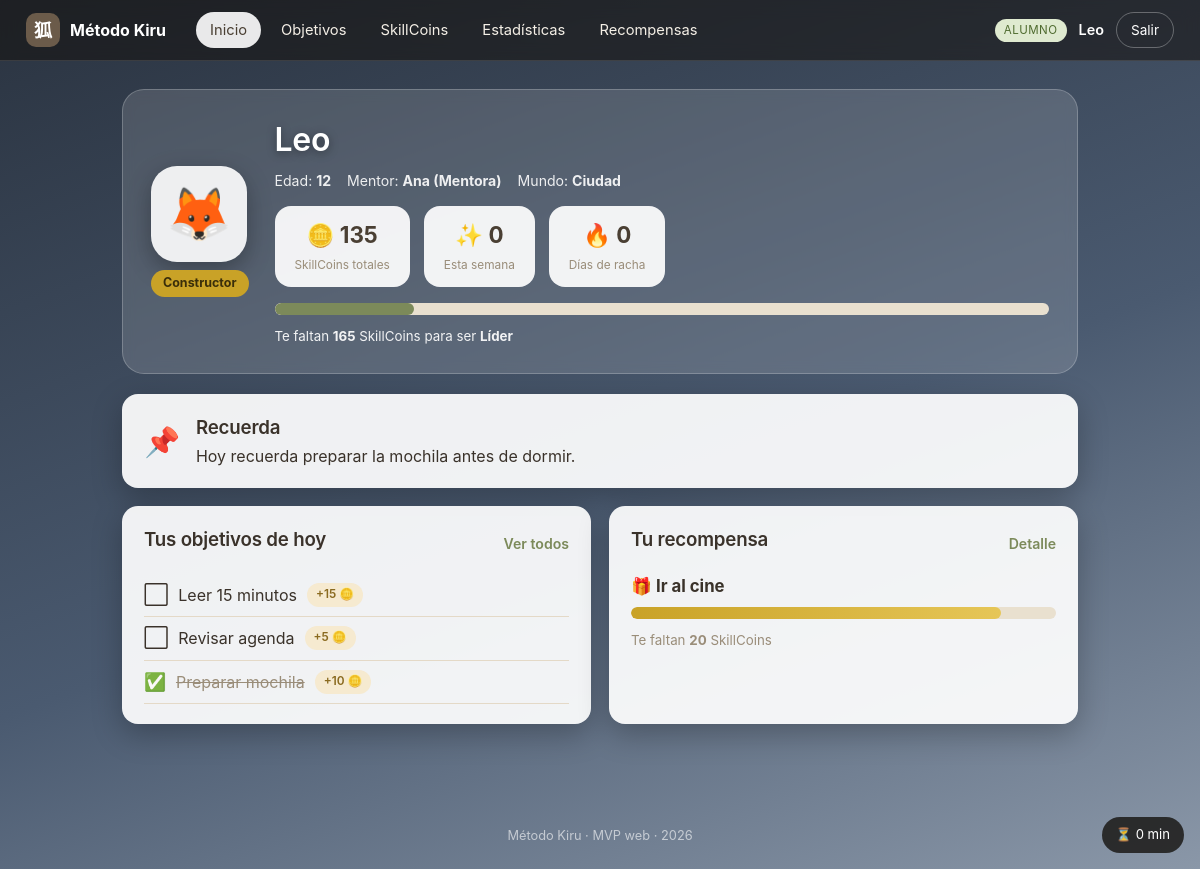
The app's page /alumno/inicio.php (signed in) with its own data.
### tables this page shows
CREATE TABLE `usuarios` (
  `id` int(11) NOT NULL AUTO_INCREMENT,
  `username` varchar(50) NOT NULL,
  `password_hash` varchar(255) NOT NULL,
  `rol` enum('alumno','mentor','admin') NOT NULL,
  `nombre` varchar(100) NOT NULL,
  `creado_en` timestamp NOT NULL DEFAULT current_timestamp(),
  PRIMARY KEY (`id`),
  UNIQUE KEY `username` (`username`)
);

CREATE TABLE `niveles` (
  `id` int(11) NOT NULL AUTO_INCREMENT,
  `nombre` varchar(50) NOT NULL,
  `orden` int(11) NOT NULL,
  `skillcoins_necesarias` int(11) NOT NULL DEFAULT 0,
  `mundo` varchar(30) NOT NULL,
  PRIMARY KEY (`id`)
);

CREATE TABLE `alumnos` (
  `id` int(11) NOT NULL AUTO_INCREMENT,
  `usuario_id` int(11) NOT NULL,
  `edad` int(11) DEFAULT NULL,
  `mentor_id` int(11) DEFAULT NULL,
  `nivel_id` int(11) DEFAULT NULL,
  `avatar` varchar(40) DEFAULT 'zorro',
  `mensaje_diario` text DEFAULT NULL,
  `tiempo_maximo` int(11) DEFAULT 30,
  `ultima_conexion` datetime DEFAULT NULL,
  PRIMARY KEY (`id`),
  KEY `usuario_id` (`usuario_id`),
  CONSTRAINT `alumnos_ibfk_1` FOREIGN KEY (`usuario_id`) REFERENCES `usuarios` (`id`) ON DELETE CASCADE
);

CREATE TABLE `objetivos` (
  `id` int(11) NOT NULL AUTO_INCREMENT,
  `alumno_id` int(11) NOT NULL,
  `titulo` varchar(255) NOT NULL,
  `descripcion` text DEFAULT NULL,
  `prioridad` enum('baja','media','alta') DEFAULT 'media',
  `fecha` date DEFAULT NULL,
  `recompensa` varchar(255) DEFAULT NULL,
  `skillcoins` int(11) DEFAULT 0,
  `completado` tinyint(1) DEFAULT 0,
  PRIMARY KEY (`id`)
);

CREATE TABLE `recompensas` (
  `id` int(11) NOT NULL AUTO_INCREMENT,
  `alumno_id` int(11) NOT NULL,
  `titulo` varchar(255) NOT NULL,
  `costo` int(11) NOT NULL,
  `activa` tinyint(1) DEFAULT 1,
  `conseguida` tinyint(1) DEFAULT 0,
  PRIMARY KEY (`id`)
);

### includes/functions.php (called while the page is built, shortened)
<?php
require_once __DIR__ . '/../config/db.php';
function e(?string $s): string
{
    return htmlspecialchars($s ?? '', ENT_QUOTES, 'UTF-8');
}
function url(string $path = ''): string
{
    return BASE_URL . '/' . ltrim($path, '/');
}
function asset(string $path): string
{
    $full = __DIR__ . '/../' . ltrim($path, '/');
    $v = @filemtime($full) ?: 1;
    return url($path) . '?v=' . $v;
}
function current_user(): ?array
{
    $stmt = db()->prepare('SELECT * FROM usuarios WHERE id = ?');
    $stmt->execute([$_SESSION['user_id']]);
    return $stmt->fetch() ?: null;
}
function require_login(array $roles = []): array
{
    $user = current_user();
    return $user;
}
function alumno_por_usuario(int $usuarioId): ?array
{
    $stmt = db()->prepare('SELECT * FROM alumnos WHERE usuario_id = ?');
    $stmt->execute([$usuarioId]);
    return $stmt->fetch() ?: null;
}
function sc_total(int $alumnoId): int
{
    $stmt = db()->prepare('SELECT COALESCE(SUM(cantidad),0) FROM skillcoins_log WHERE alumno_id = ?');
    $stmt->execute([$alumnoId]);
    return (int) $stmt->fetchColumn();
}
function sc_semana(int $alumnoId): int
{
    $stmt = db()->prepare(
        'SELECT COALESCE(SUM(cantidad),0) FROM skillcoins_log
         WHERE alumno_id = ? AND YEARWEEK(fecha,1) = YEARWEEK(CURDATE(),1)'
    );
    $stmt->execute([$alumnoId]);
    return (int) $stmt->fetchColumn();
}
function niveles_todos(): array
{
    return db()->query('SELECT * FROM niveles ORDER BY orden')->fetchAll();
}
function nivel_actual(array $alumno): array
{
    $niveles = niveles_todos();
    $total = sc_total((int) $alumno['id']);
    $actual = $niveles[0];
    foreach ($niveles as $n) {
        if ($total >= (int) $n['skillcoins_necesarias']) {
            $actual = $n;
        }
    }
    return $actual;
}
function nivel_siguiente(array $nivelActual): ?array
{
    foreach (niveles_todos() as $n) {
        if ((int) $n['orden'] === (int) $nivelActual['orden'] + 1) {
            return $n;
        }
    }
    return null;
}
function racha_dias(int $alumnoId): int
{
    $stmt = db()->prepare('SELECT fecha FROM conexiones WHERE alumno_id = ? ORDER BY fecha DESC LIMIT 60');
    $stmt->execute([$alumnoId]);
    $fechas = array_column($stmt->fetchAll(), 'fecha');
    $racha = 0;
    $cursor = new DateTime('today');
    return $racha;
}

### config/db.php (called while the page is built, shortened)
<?php
function db(): PDO
{
    static $pdo = null;
    if ($pdo === null) {
        $dsn = 'mysql:host=' . DB_HOST . ';port=' . DB_PORT . ';dbname=' . DB_NAME . ';charset=utf8mb4';
        try {
            $pdo = new PDO($dsn, DB_USER, DB_PASS, [
                PDO::ATTR_ERRMODE            => PDO::ERRMODE_EXCEPTION,
                PDO::ATTR_DEFAULT_FETCH_MODE => PDO::FETCH_ASSOC,
                PDO::ATTR_EMULATE_PREPARES   => false,
            ]);
        } catch (PDOException $e) {
            die('<h2>Error de conexión a la base de datos.</h2>'
                . '<p>¿Has ejecutado <a href="' . BASE_URL . '/install.php">install.php</a>? '
                . '¿MySQL está encendido en XAMPP?</p>'
                . '<pre>' . htmlspecialchars($e->getMessage()) . '</pre>');
        }
    }
    return $pdo;
}

### includes/alumno_ctx.php (called while the page is built, shortened)
<?php
require_once __DIR__ . '/functions.php';
$user = require_login(['alumno']);
$alumno = alumno_por_usuario((int) $user['id']);
$alumno['nombre']   = $user['nombre'];
$alumno['username'] = $user['username'];
$nivel = nivel_actual($alumno);

### alumno/inicio.php (the view, shortened to what this page needs)
<?php
require_once __DIR__ . '/../includes/alumno_ctx.php';
require_once __DIR__ . '/../includes/layout.php';
$aid       = (int) $alumno['id'];
$total     = sc_total($aid);
$semana    = sc_semana($aid);
$racha     = racha_dias($aid);
$siguiente = nivel_siguiente($nivel);
$mentorNombre = '—';
if (!empty($alumno['mentor_id'])) {
    $st = db()->prepare('SELECT nombre FROM usuarios WHERE id = ?');
    $st->execute([$alumno['mentor_id']]);
    $mentorNombre = $st->fetchColumn() ?: '—';
}
$obj = db()->prepare('SELECT * FROM objetivos WHERE alumno_id = ? ORDER BY completado, FIELD(prioridad,"alta","media","baja") LIMIT 5');
$obj->execute([$aid]);
$objetivos = $obj->fetchAll();
$rc = db()->prepare('SELECT * FROM recompensas WHERE alumno_id = ? AND activa = 1 AND conseguida = 0 ORDER BY id LIMIT 1');
$rc->execute([$aid]);
$recompensa = $rc->fetch();
$nivelPct = 100;
$faltanNivel = 0;
if ($siguiente) {
    $base = (int) $nivel['skillcoins_necesarias'];
    $meta = (int) $siguiente['skillcoins_necesarias'];
    $rango = max(1, $meta - $base);
    $nivelPct = max(0, min(100, round((($total - $base) / $rango) * 100)));
    $faltanNivel = max(0, $meta - $total);
}
render_header('Inicio', 'alumno', $mundo, nav_alumno('index'));
?>
<div class="hero">
    <div class="hero-avatar">
        <div class="avatar avatar-<?= e($alumno['avatar']) ?>">🦊</div>
        <span class="nivel-badge"><?= e($nivel['nombre']) ?></span>
    </div>
    <div class="hero-info">
        <h1><?= e($alumno['nombre']) ?></h1>
        <div class="hero-meta">
            <span>Edad: <strong><?= e((string)$alumno['edad']) ?></strong></span>
            <span>Mentor: <strong><?= e($mentorNombre) ?></strong></span>
            <span>Mundo: <strong><?= e(ucfirst($mundo)) ?></strong></span>
        </div>
        <div class="coins-row">
            <div class="coin-box">
                <span class="coin-num">🪙 <?= $total ?></span>
                <span class="coin-lbl">SkillCoins totales</span>
            </div>
            <div class="coin-box">
                <span class="coin-num">✨ <?= $semana ?></span>
                <span class="coin-lbl">Esta semana</span>
            </div>
            <div class="coin-box">
                <span class="coin-num">🔥 <?= $racha ?></span>
                <span class="coin-lbl">Días de racha</span>
            </div>
        </div>
        <?php if ($siguiente): ?>
        <div class="nivel-progress">
            <div class="progress"><div class="progress-fill" style="width:<?= $nivelPct ?>%"></div></div>
            <small>Te faltan <strong><?= $faltanNivel ?></strong> SkillCoins para ser <strong><?= e($siguiente['nombre']) ?></strong></small>
        </div>
        <?php else: ?>
        <div class="nivel-progress"><small>¡Has alcanzado el nivel máximo: <strong>Maestro</strong>! 🌟</small></div>
        <?php endif; ?>
    </div>
</div>
<?php if (!empty($alumno['mensaje_diario'])): ?>
<div class="card recordatorio">
    <span class="recordatorio-ico">📌</span>
    <div>
        <h3>Recuerda</h3>
        <p><?= e($alumno['mensaje_diario']) ?></p>
    </div>
</div>
<?php endif; ?>
<div class="grid-2">
    <div class="card">
        <div class="card-head"><h3>Tus objetivos de hoy</h3><a class="link" href="<?= url('alumno/objetivos.php') ?>">Ver todos</a></div>
        <ul class="checklist">
            <?php foreach ($objetivos as $o): ?>
                <li class="<?= $o['completado'] ? 'done' : '' ?>">
                    <span class="check"><?= $o['completado'] ? '✅' : '⬜' ?></span>
                    <span><?= e($o['titulo']) ?></span>
                    <?php if ($o['skillcoins']): ?><span class="pill">+<?= (int)$o['skillcoins'] ?> 🪙</span><?php endif; ?>
                </li>
            <?php endforeach; ?>
        </ul>
    </div>
    <div class="card">
        <div class="card-head"><h3>Tu recompensa</h3><a class="link" href="<?= url('alumno/recompensas.php') ?>">Detalle</a></div>
        <?php if ($recompensa):
            $faltan = max(0, (int)$recompensa['costo'] - $total);
            $pct = min(100, round($total / max(1, (int)$recompensa['costo']) * 100)); ?>
            <div class="reward">
                <div class="reward-title">🎁 <?= e($recompensa['titulo']) ?></div>
                <div class="progress"><div class="progress-fill gold" style="width:<?= $pct ?>%"></div></div>
                <?php if ($faltan > 0): ?>
                    <small>Te faltan <strong><?= $faltan ?></strong> SkillCoins</small>
                <?php else: ?>
                    <small class="ready">¡Ya puedes conseguirla! 🎉</small>
                <?php endif; ?>
            </div>
        <?php else: ?>
            <p class="muted">No hay recompensa activa. Habla con tu mentor.</p>
        <?php endif; ?>
    </div>
</div>
<?php
render_footer();
?>

### includes/layout.php (shortened to what this page needs)
<?php
require_once __DIR__ . '/functions.php';
function render_header(string $titulo, string $tema = 'panel', string $mundo = '', ?array $nav = null): void
{
    $user = current_user();
    $bodyClass = $tema === 'alumno' ? 'tema-alumno mundo-' . $mundo : 'tema-panel';
    ?>
<!DOCTYPE html>
<html lang="es">
<head>
    <link rel="stylesheet" href="<?= asset('assets/css/style.css') ?>">
</head>
<body class="<?= e($bodyClass) ?>">
<header class="topbar">
    <div class="brand">
        <span class="brand-mark">狐</span>
        <span class="brand-name"><?= e(APP_NAME) ?></span>
    </div>
    <?php if ($nav): ?>
    <nav class="mainnav">
        <?php foreach ($nav as $item): ?>
            <a href="<?= url($item[1]) ?>" class="<?= !empty($item[2]) ? 'active' : '' ?>"><?= e($item[0]) ?></a>
        <?php endforeach; ?>
    </nav>
    <?php endif; ?>
    <?php if ($user): ?>
    <div class="topbar-user">
        <span class="rolechip rol-<?= e($user['rol']) ?>"><?= e(ucfirst($user['rol'])) ?></span>
        <span class="uname"><?= e($user['nombre']) ?></span>
        <a class="btn-logout" href="<?= url('logout.php') ?>">Salir</a>
    </div>
    <?php endif; ?>
</header>
<main class="wrap">
<?php
}
function render_footer(): void
{
    ?>
</main>
<footer class="foot">Método Kiru · MVP web · <?= date('Y') ?></footer>
<?php if (!empty($GLOBALS['KIRU_USO'])):
    $uso = (int) $GLOBALS['KIRU_USO']['uso'];
    $max = (int) $GLOBALS['KIRU_USO']['max'];
    $ilim = $max <= 0; ?>
    <div class="uso-chip" id="usoChip" title="Tiempo de uso de hoy">
        ⏳ <span id="usoTexto"><?= $uso ?></span><?= $ilim ? ' min' : '/' . $max . ' min' ?>
    </div>
<?php endif; ?>
</body>
</html>
<?php
}

### records on screen
usuarios: rol "ALUMNO", nombre "Leo"
niveles: nombre "Constructor", mundo "Ciudad"
alumnos: edad "12", mensaje_diario "Hoy recuerda preparar la mochila antes de dormir."
usuarios: nombre "Ana (Mentora)"
niveles: nombre "Líder"
objetivos: titulo "Leer 15 minutos", skillcoins "15"
objetivos: titulo "Revisar agenda", skillcoins "5"
objetivos: titulo "Preparar mochila", skillcoins "10"
recompensas: titulo "Ir al cine"

### other values on screen
APP_NAME "Método Kiru"
$item[0] "Inicio"
$item[0] "Objetivos"
$item[0] "SkillCoins"
$item[0] "Estadísticas"
$item[0] "Recompensas"
$alumno['nombre'] "Leo"
$total "135"
$semana "0"
$racha "0"
$faltanNivel "165"
$faltan "20"
$uso "0"
